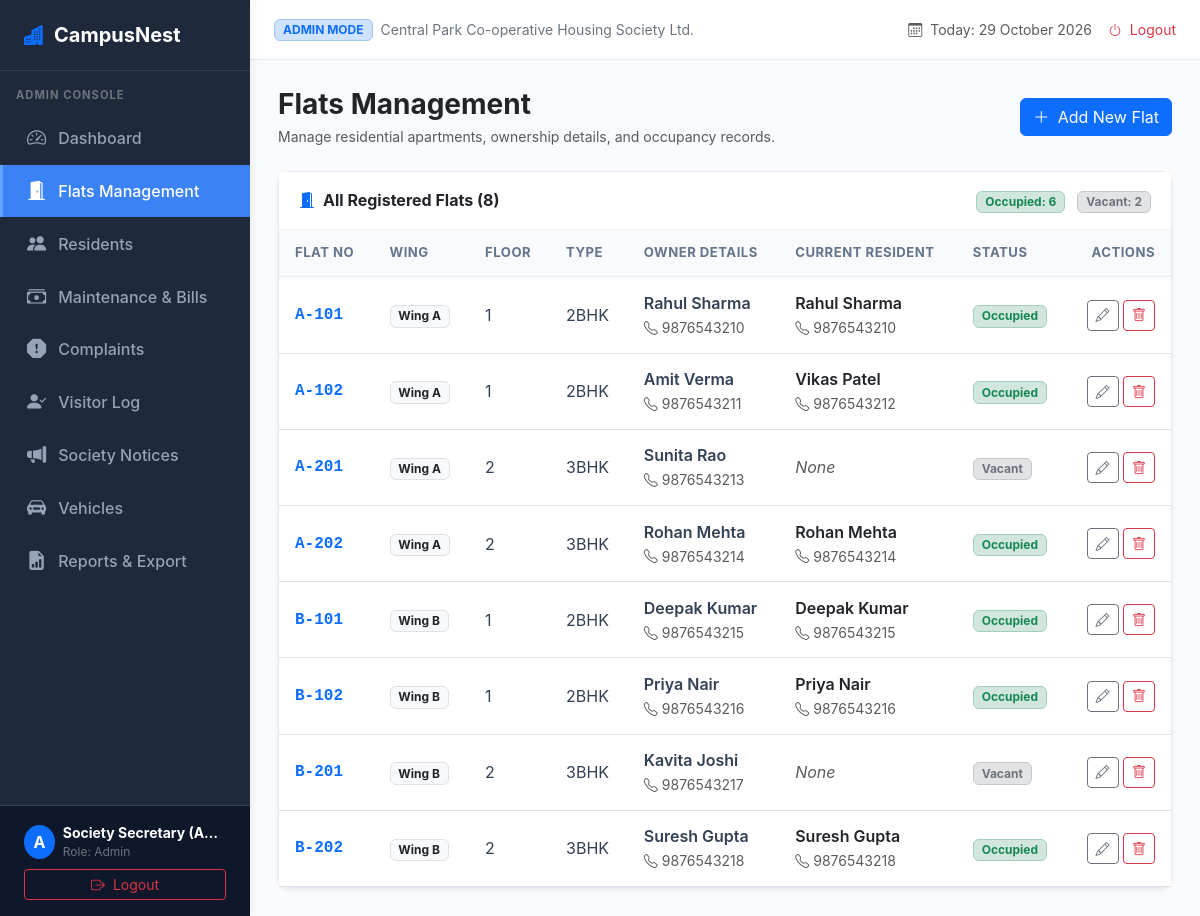
The app's page /admin/flats (signed in) with its own data.
### tables this page shows
CREATE TABLE flats (
        id INTEGER PRIMARY KEY AUTOINCREMENT,
        flat_number TEXT NOT NULL UNIQUE,
        wing TEXT NOT NULL,
        floor INTEGER NOT NULL,
        flat_type TEXT DEFAULT '2BHK',
        owner_name TEXT NOT NULL,
        owner_phone TEXT NOT NULL,
        resident_name TEXT,
        resident_phone TEXT,
        status TEXT DEFAULT 'Vacant' CHECK(status IN ('Occupied', 'Vacant')),
        created_at TIMESTAMP DEFAULT CURRENT_TIMESTAMP
    );

### app.py (the view)
@app.route('/admin/flats')
@role_required('admin')
def flats():
    all_flats = query_db("SELECT * FROM flats ORDER BY wing ASC, floor ASC, flat_number ASC")
    return render_template('flats.html', active_page='flats', flats=all_flats)

### app.py (called while the page is built, shortened)
@app.context_processor
def inject_globals():
    return {
        'current_date': date.today().strftime('%d %B %Y')
    }

def role_required(*allowed_roles):
    def decorator(f):
        @wraps(f)
        def decorated_function(*args, **kwargs):
            if not session.get('user_id'):
                flash('Please log in first.', 'warning')
                return redirect(url_for('login'))
            return f(*args, **kwargs)
        return decorated_function
    return decorator

### db.py (called while the page is built)
def get_connection():
    os.makedirs(os.path.dirname(DB_FILE), exist_ok=True)
    conn = sqlite3.connect(DB_FILE, timeout=10)
    conn.row_factory = sqlite3.Row
    conn.execute("PRAGMA foreign_keys = ON;")
    return conn

def query_db(query, args=(), one=False):
    conn = get_connection()
    try:
        cur = conn.cursor()
        cur.execute(query, args)
        rv = cur.fetchall()
        cur.close()
        res = [dict(row) for row in rv]
        return (res[0] if res else None) if one else res
    finally:
        conn.close()

### templates/flats.html (shortened to what this page needs)
{% extends "base.html" %}
{% block content %}
<div class="d-flex justify-content-between align-items-center mb-4">
    <div>
        <h3 class="fw-bold text-dark mb-1">Flats Management</h3>
        <p class="text-muted small mb-0">Manage residential apartments, ownership details, and occupancy records.</p>
    </div>
    <button type="button" class="btn btn-primary" data-bs-toggle="modal" data-bs-target="#addFlatModal">
        <i class="bi bi-plus-lg me-1"></i> Add New Flat
    </button>
</div>
<div class="card shadow-sm">
    <div class="card-header bg-white py-3">
        <div class="row g-2 align-items-center">
            <div class="col-md-6">
                <span class="fw-bold text-dark"><i class="bi bi-door-open-fill text-primary me-2"></i>All Registered Flats ({{ flats|length }})</span>
            </div>
            <div class="col-md-6 text-md-end">
                <span class="badge bg-success-subtle text-success border border-success-subtle px-2 py-1 me-2">
                    Occupied: {{ flats|selectattr('status', 'equalto', 'Occupied')|list|length }}
                </span>
                <span class="badge bg-secondary-subtle text-secondary border border-secondary-subtle px-2 py-1">
                    Vacant: {{ flats|selectattr('status', 'equalto', 'Vacant')|list|length }}
                </span>
            </div>
        </div>
    </div>
    <div class="card-body p-0">
        <div class="table-responsive">
            <table class="table table-hover align-middle mb-0">
                <thead class="table-light">
                    <tr>
                        <th>Flat No</th>
                        <th>Wing</th>
                        <th>Floor</th>
                        <th>Type</th>
                        <th>Owner Details</th>
                        <th>Current Resident</th>
                        <th>Status</th>
                        <th class="text-end">Actions</th>
                    </tr>
                </thead>
                <tbody>
                    {% for f in flats %}
                    <tr>
                        <td class="fw-bold text-primary font-monospace">{{ f.flat_number }}</td>
                        <td><span class="badge bg-light text-dark border">Wing {{ f.wing }}</span></td>
                        <td>{{ f.floor }}</td>
                        <td>{{ f.flat_type }}</td>
                        <td>
                            <div class="fw-semibold">{{ f.owner_name }}</div>
                            <small class="text-muted"><i class="bi bi-telephone me-1"></i>{{ f.owner_phone }}</small>
                        </td>
                        <td>
                            {% if f.resident_name %}
                                <div class="fw-semibold text-dark">{{ f.resident_name }}</div>
                                <small class="text-muted"><i class="bi bi-telephone me-1"></i>{{ f.resident_phone }}</small>
                            {% else %}
                                <span class="text-muted fst-italic">None</span>
                            {% endif %}
                        </td>
                        <td>
                            {% if f.status == 'Occupied' %}
                                <span class="badge bg-success-subtle text-success border border-success-subtle">Occupied</span>
                            {% else %}
                                <span class="badge bg-secondary-subtle text-secondary border border-secondary-subtle">Vacant</span>
                            {% endif %}
                        </td>
                        <td class="text-end">
                            <button type="button" class="btn btn-sm btn-outline-secondary py-1 px-2" data-bs-toggle="modal" data-bs-target="#editFlatModal{{ f.id }}">
                                <i class="bi bi-pencil"></i>
                            </button>
                            <form method="POST" action="{{ url_for('delete_flat', flat_id=f.id) }}" class="d-inline" onsubmit="return confirm('Are you sure you want to delete flat {{ f.flat_number }}?');">
                                <button type="submit" class="btn btn-sm btn-outline-danger py-1 px-2">
                                    <i class="bi bi-trash"></i>
                                </button>
                            </form>
                        </td>
                    </tr>
                    {% else %}
                    <tr>
                        <td colspan="8" class="text-center py-4 text-muted">No flats registered yet.</td>
                    </tr>
                    {% endfor %}
                </tbody>
            </table>
        </div>
    </div>
</div>
{% endblock %}

### static/css/style.css (style rules this page uses)
:root { --primary-color: #2563eb; --primary-hover: #1d4ed8; --secondary-color: #475569; --success-color: #10b981; --warning-color: #f59e0b; --danger-color: #ef4444; --sidebar-width: 250px; --header-height: 60px; --bg-light: #f8fafc; --card-shadow: 0 4px 6px -1px rgba(0, 0, 0, 0.05), 0 2px 4px -2px rgba(0, 0, 0, 0.05); }
body { font-family: -apple-system, BlinkMacSystemFont, "Segoe UI", Roboto, "Helvetica Neue", Arial, sans-serif; background-color: var(--bg-light); color: #1e293b; min-height: 100vh; }
.card { border: 1px solid #e2e8f0; border-radius: 12px; box-shadow: var(--card-shadow); background-color: #fff; }
.card-header { background-color: #fff; border-bottom: 1px solid #f1f5f9; font-weight: 600; padding: 1rem 1.25rem; }
.table { vertical-align: middle; margin-bottom: 0; }
.table th { font-size: 0.82rem; font-weight: 700; text-transform: uppercase; letter-spacing: 0.5px; color: #64748b; background-color: #f8fafc; border-bottom: 1px solid #e2e8f0; padding: 0.85rem 1rem; }
.table td { padding: 0.85rem 1rem; color: #334155; }

### records on screen
flats: flat_number "A-101", wing "A", floor "1", flat_type "2BHK", owner_name "Rahul Sharma", owner_phone "9876543210", resident_name "Rahul Sharma", resident_phone "9876543210", status "Occupied"
flats: flat_number "A-102", wing "A", floor "1", flat_type "2BHK", owner_name "Amit Verma", owner_phone "9876543211", resident_name "Vikas Patel", resident_phone "9876543212", status "Occupied"
flats: flat_number "A-201", wing "A", floor "2", flat_type "3BHK", owner_name "Sunita Rao", owner_phone "9876543213", shows "None", status "Vacant"
flats: flat_number "A-202", wing "A", floor "2", flat_type "3BHK", owner_name "Rohan Mehta", owner_phone "9876543214", resident_name "Rohan Mehta", resident_phone "9876543214", status "Occupied"
flats: flat_number "B-101", wing "B", floor "1", flat_type "2BHK", owner_name "Deepak Kumar", owner_phone "9876543215", resident_name "Deepak Kumar", resident_phone "9876543215", status "Occupied"
flats: flat_number "B-102", wing "B", floor "1", flat_type "2BHK", owner_name "Priya Nair", owner_phone "9876543216", resident_name "Priya Nair", resident_phone "9876543216", status "Occupied"
flats: flat_number "B-201", wing "B", floor "2", flat_type "3BHK", owner_name "Kavita Joshi", owner_phone "9876543217", shows "None", status "Vacant"
flats: flat_number "B-202", wing "B", floor "2", flat_type "3BHK", owner_name "Suresh Gupta", owner_phone "9876543218", resident_name "Suresh Gupta", resident_phone "9876543218", status "Occupied"

### other values on screen
{{ session.get('username')[0]|upper }} "A"
{{ session.get('full_name') }} "Society Secretary (A…"
{{ session.get('role') }} "Admin"
{{ session.get('role') }} "ADMIN"
{{ flats|length }} "8"
{{ flats|selectattr('status', 'equalto', 'Occupied')|list|length }} "6"
{{ flats|selectattr('status', 'equalto', 'Vacant')|list|length }} "2"
